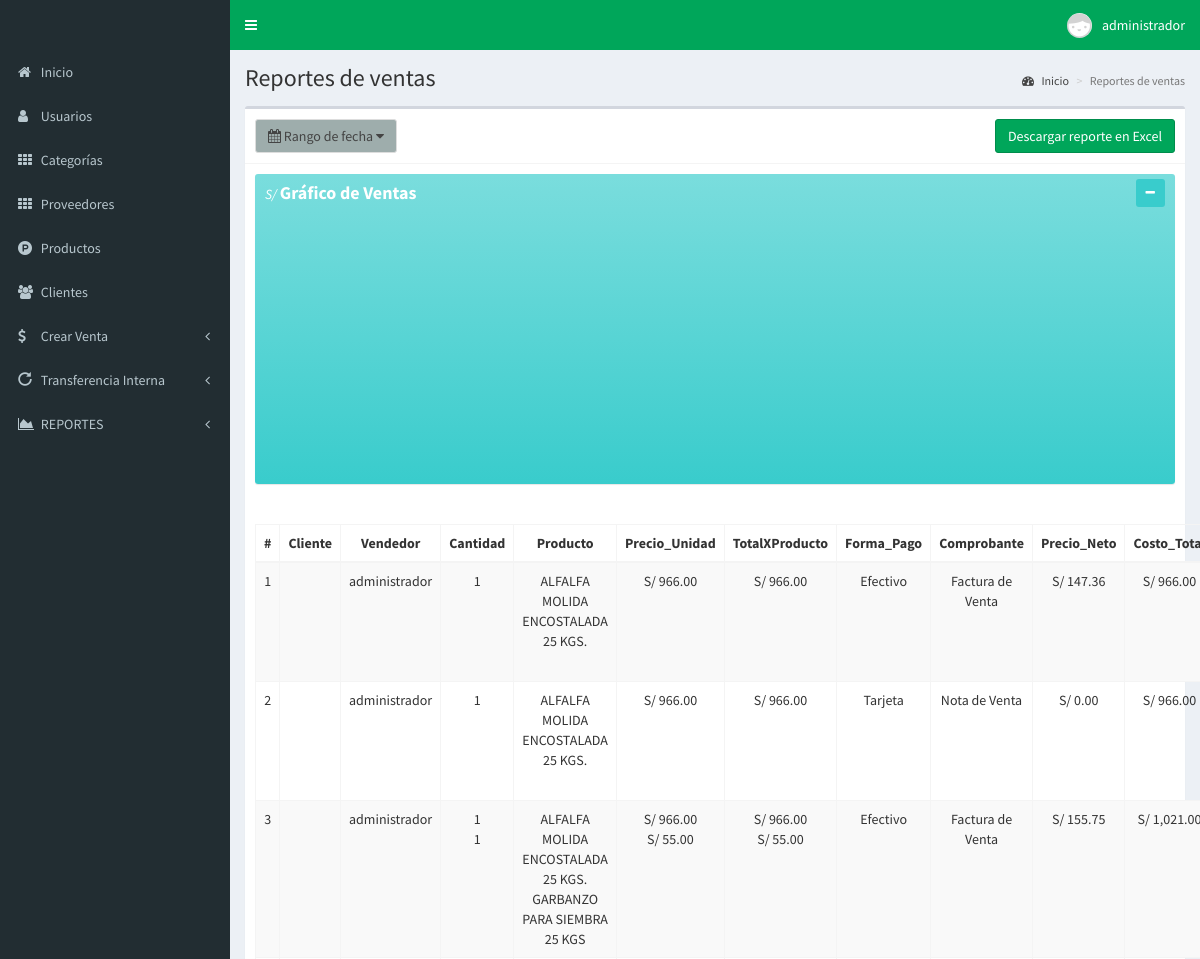
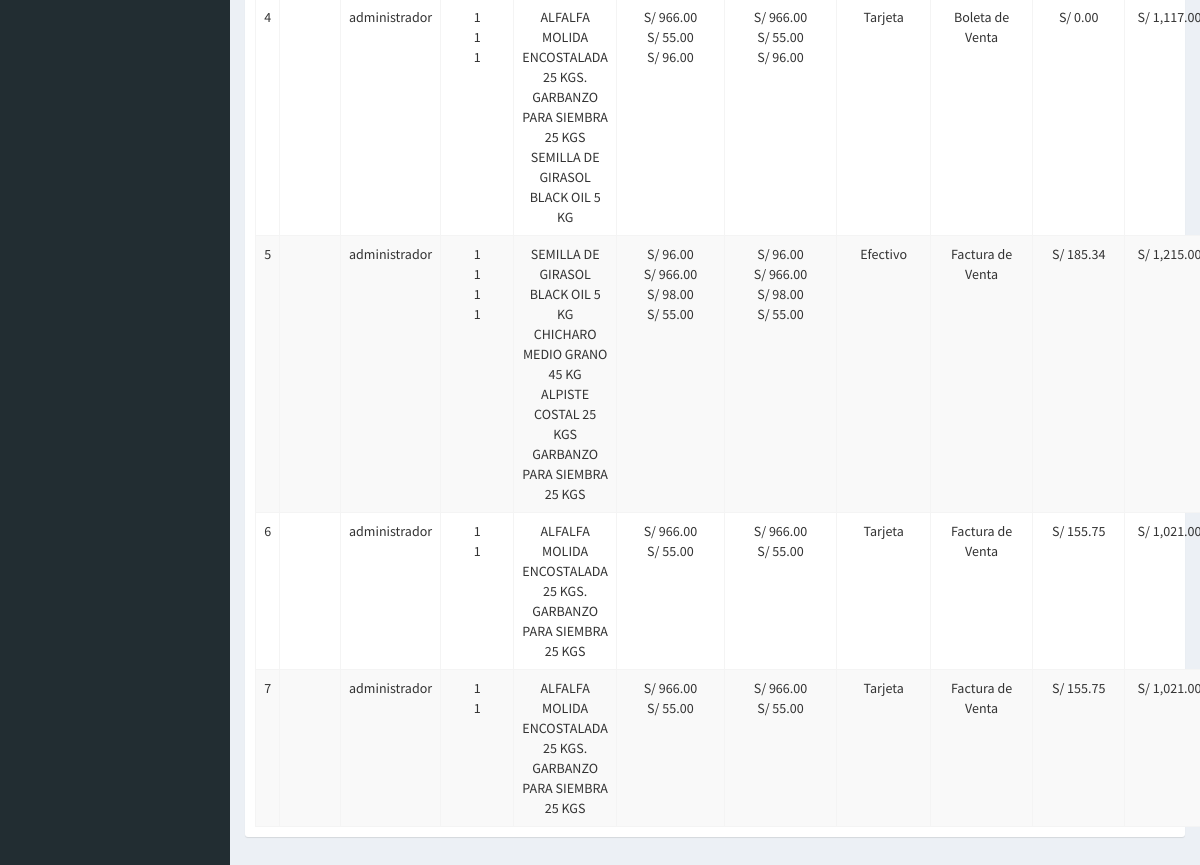
The app's page /reportes (signed in) with its own data (2 pictures, top to bottom).
### tables this page shows
CREATE TABLE `ventas` (
  `id` int(11) NOT NULL,
  `codigo` char(50) NOT NULL COMMENT 'Numero de Comprobante',
  `id_cliente` int(11) NOT NULL COMMENT 'Cliente al que se le vende',
  `id_vendedor` int(11) NOT NULL COMMENT 'Vendedor',
  `productos` text NOT NULL COMMENT 'Productos vendidos',
  `impuesto` float NOT NULL COMMENT 'Subtotal',
  `neto` float NOT NULL COMMENT 'IGV',
  `total` float NOT NULL COMMENT 'Total a pagar',
  `metodo_pago` text NOT NULL COMMENT 'Metodo de Pago',
  `pagocon` float DEFAULT NULL COMMENT 'Con cuanto paga el cliente',
  `vuelto` float DEFAULT NULL COMMENT 'Devolucion al cliente',
  `codigoTransaccion` text DEFAULT NULL,
  `fecha` timestamp NOT NULL DEFAULT current_timestamp() COMMENT 'Fecha de la Venta',
  `estadoVenta` char(12) NOT NULL DEFAULT 'Vendido' COMMENT 'Vendido[Color Verde] o Anulado[Rojo]',
  `id_comprobante` int(11) NOT NULL COMMENT 'Tipo de Comprobante[Factura, Boleta y Nota de Venta]'
);

CREATE TABLE `usuarios` (
  `id` int(11) NOT NULL,
  `nombre` text NOT NULL,
  `usuario` text NOT NULL,
  `password` text NOT NULL,
  `perfil` text NOT NULL,
  `foto` text NOT NULL,
  `estado` int(11) NOT NULL,
  `ultimo_login` datetime NOT NULL,
  `idSucursal` int(11) NOT NULL,
  `fecha` timestamp NOT NULL DEFAULT current_timestamp() ON UPDATE current_timestamp()
);

CREATE TABLE `tipo_comprobante` (
  `id` int(11) NOT NULL,
  `comprobante` text NOT NULL
);

### controladores/plantilla.controlador.php (called while the page is built)
<?php
class ControladorPlantilla
{
  static public function ctrPlantilla()
  {
    include "vistas/plantilla.php";
  }
}

### index.php (called while the page is built, shortened)
<?php
require_once "controladores/plantilla.controlador.php";
require_once "controladores/usuarios.controlador.php";
require_once "controladores/ventas.controlador.php";
require_once "controladores/compras.controlador.php";
require_once "controladores/tipocomprobante.controlador.php";
require_once "controladores/proveedores.controlador.php";
require_once "modelos/usuarios.modelo.php";
require_once "modelos/ventas.modelo.php";
require_once "modelos/tipocomprobante.modelo.php";
$plantilla = new ControladorPlantilla();
$plantilla->ctrPlantilla();

### controladores/ventas.controlador.php (called while the page is built, shortened)
<?php
class ControladorVentas
{
  static public function ctrMostrarVentas($item, $valor)
  {
    $tabla = "ventas";
    $respuesta = ModeloVentas::mdlMostrarVentas($tabla, $item, $valor);
    return $respuesta;
  }
}

### modelos/conexion.php (called while the page is built)
<?php
class Conexion
{
  static public function conectar()
  {
    try {
      $link = new PDO(
        "mysql:host=localhost;dbname=pos_venta",
        "root",
        "");
      $link->exec("set names utf8");
      return $link;
    } catch (PDOException $e) {
      echo '<br>
				<div class="alert alert-danger">Error en Conexion a Base de Datos. Consultar con el Admin del Sistema</div>';
      die();
    }
  }
}

### modelos/ventas.modelo.php (called while the page is built, shortened)
<?php
require_once "conexion.php";
class ModeloVentas
{
  static public function mdlMostrarVentas($tabla, $item, $valor)
  {
    if ($item != null) {
      $stmt = Conexion::conectar()->prepare("SELECT * FROM $tabla WHERE $item = :$item ORDER BY id ASC");
      $stmt->bindParam(":" . $item, $valor, PDO::PARAM_STR);
      $stmt->execute();
      return $stmt->fetchAll();
    } else {
      $stmt = Conexion::conectar()->prepare("SELECT *,DATE_FORMAT(fecha, '%d/%m/%Y') AS fecha FROM $tabla");
      $stmt->execute();
      return $stmt->fetchAll();
    }
  }
}

### controladores/usuarios.controlador.php (called while the page is built, shortened)
<?php
class ControladorUsuarios
{
  static public function ctrMostrarUsuarios($item, $valor)
  {
    $tabla = "usuarios";
    $respuesta = ModeloUsuarios::MdlMostrarUsuarios($tabla, $item, $valor);
    return $respuesta;
  }
}

### modelos/usuarios.modelo.php (called while the page is built, shortened)
<?php
require_once "conexion.php";
class ModeloUsuarios
{
  static public function mdlMostrarUsuarios($tabla, $item, $valor)
  {
    if ($item != null) {
      $stmt = Conexion::conectar()->prepare("SELECT * FROM $tabla WHERE $item = :$item");
      $stmt->bindParam(":" . $item, $valor, PDO::PARAM_STR);
      $stmt->execute();
      return $stmt->fetch();
    } else {
      $stmt = Conexion::conectar()->prepare("SELECT *, DATE_FORMAT(ultimo_login, '%d/%m/%Y') AS ultimo_login FROM $tabla");
      $stmt->execute();
      return $stmt->fetchAll();
    }
  }
}

### controladores/tipocomprobante.controlador.php (called while the page is built)
<?php
class ControladorComprobante
{
  static public function ctrMostraTipo($item, $valor)
  {
    $tabla = "tipo_comprobante";
    $respuesta = ModeloTipo::mdlMostrarComprobante($tabla, $item, $valor);
    return $respuesta;
  }
}

### modelos/tipocomprobante.modelo.php (called while the page is built, shortened)
<?php
require_once "conexion.php";
class ModeloTipo
{
  static public function mdlMostrarComprobante($tabla, $item, $valor)
  {
    if ($item != null) {
      $stmt = Conexion::conectar()->prepare("SELECT * FROM $tabla WHERE $item = :$item");
      $stmt->bindParam(":" . $item, $valor, PDO::PARAM_STR);
      $stmt->execute();
      return $stmt->fetch();
    } else {
      $stmt = Conexion::conectar()->prepare("SELECT * FROM $tabla");
      $stmt->execute();
      return $stmt->fetchAll();
    }
  }
}

### vistas/modulos/reportes.php (the view, shortened to what this page needs)
<div class="content-wrapper">
  <section class="content-header">
    <h1>Reportes de ventas</h1>
    <ol class="breadcrumb">
      <li><a href="inicio"><i class="fa fa-dashboard"></i> Inicio</a></li>
      <li class="active">Reportes de ventas</li>
    </ol>
  </section>
  <section class="content">
    <div class="box">
      <div class="box-header with-border">
        <div class="input-group">
          <button type="button" class="btn btn-default" id="daterange-btn2">
            <span>
              <i class="fa fa-calendar"></i>
              <?php
                if(isset($_GET["fechaInicial"])){
                  echo $_GET["fechaInicial"]." - ".$_GET["fechaFinal"];
                }else{
                  echo 'Rango de fecha';
                }
              ?>
            </span>
            <i class="fa fa-caret-down"></i>
          </button>
        </div>
        <div class="box-tools pull-right">
        <?php
        if(isset($_GET["fechaInicial"])){
          echo '<a href="vistas/modulos/descargar-reporte.php?reporte=reporte&fechaInicial='.$_GET["fechaInicial"].'&fechaFinal='.$_GET["fechaFinal"].'">';
        }else{
           echo '<a href="vistas/modulos/descargar-reporte.php?reporte=reporte">';
        }
        ?>
           <button class="btn btn-success" style="margin-top:5px">Descargar reporte en Excel</button>
          </a>
        </div>
      </div>
      <div class="box-body">
        <div class="row">
          <div class="col-xs-12">
            <?php
            include "reportes/grafico-ventas.php";
            ?>
          </div>
        </div>
      </div>
      <div class="box-body">
      <table class="table table-bordered table-striped dt-responsive tablas text-center" width="100%">
        <thead>
          <tr>
            <th style="width:10px">#</th>
            <th>Cliente</th>
            <th>Vendedor</th>
            <th>Cantidad</th>
            <th>Producto</th>
            <th>Precio_Unidad</th>
            <th>TotalXProducto</th>
            <th>Forma_Pago</th>
            <th>Comprobante</th>
            <th>Precio_Neto</th>
            <th>Costo_Total</th>
          </tr>
        </thead>
        <tbody>
          <?php
          $item = null;
          $valor = null;
          $idUsuario = null;
          $respuesta = ControladorVentas::ctrMostrarVentas($item, $valor, $idUsuario);
          foreach ($respuesta as $key => $value) {
            echo '<tr>
                  <td>' . ($key + 1) . '</td>';
            $itemCliente = "id";
            $valorCliente = $value["id_cliente"];
            $respuestaCliente = ControladorClientes::ctrMostrarClientes($itemCliente, $valorCliente);
            echo '<td>' . $respuestaCliente["nombre"] . '</td>';
            $itemUsuario = "id";
            $valorUsuario = $value["id_vendedor"];
            $respuestaUsuario = ControladorUsuarios::ctrMostrarUsuarios($itemUsuario, $valorUsuario);
            echo '<td>' . $respuestaUsuario["nombre"] . '</td><td>';
            $productos =  json_decode($value["productos"], true);
            foreach ($productos as $key => $valueProductos) {
              echo ($valueProductos["cantidad"] . '<br>');
            }
            echo '</td><td>';
            $productos = json_decode($value["productos"], true);
            foreach ($productos as $key2 => $value2) {
              echo $value2["descripcion"] . '<br>';
            }
            echo '</td>';
            echo '</td><td>';
            $productos = json_decode($value["productos"], true);
            foreach ($productos as $key2 => $value2) {
              echo "S/ " . number_format($value2["precio"], 2) . "<br>";
            }
            echo '</td>';
            echo '</td><td>';
            $productos = json_decode($value["productos"], true);
            foreach ($productos as $key2 => $value2) {
              echo "S/ " . number_format($value2["total"], 2) . "<br>";
            }
            echo '</td>';
            echo '</td><td>' . $value["metodo_pago"] . '</td></td>';
            $itemComp = "id";
            $valorComp = $value["id_comprobante"];
            $respuestaComp = ControladorComprobante::ctrMostraTipo($itemComp, $valorComp);
            echo '<td>' . $respuestaComp["comprobante"] . '</td>';
            echo '</td><td>S/ ' . number_format($value["neto"], 2) . '</td>
                  <td>S/ ' . number_format($value["total"], 2) . '</td>
                  <td>' . $value["fecha"] . '</td>
                  <td>
                     <div class="btn-group">
                          <button class="btn btn-success btnImprimirFactura" codigoVenta="' . $value["codigo"] . '">
                            <i class="fa fa-print"></i>
                          </button>';
            echo '</div>
                      </td>
                    </tr>';
          }
          ?>
        </tbody>
      </table>
    </div>
</div>
</section>
</div>

### records on screen
ventas: usuarios.nombre "administrador", cantidad "1", descripcion "ALFALFA MOLIDA ENCOSTALADA 25 KGS.", precio "966.00", total "966.00", metodo_pago "Efectivo", tipo_comprobante.comprobante "Factura de Venta", neto "147.36"
ventas: usuarios.nombre "administrador", cantidad "1", descripcion "ALFALFA MOLIDA ENCOSTALADA 25 KGS.", precio "966.00", total "966.00", metodo_pago "Tarjeta", tipo_comprobante.comprobante "Nota de Venta", neto "0.00"
ventas: usuarios.nombre "administrador", cantidad "1", descripcion "ALFALFA MOLIDA ENCOSTALADA 25 KGS.", descripcion "GARBANZO PARA SIEMBRA 25 KGS", precio "966.00", precio "55.00", total "966.00", total "55.00", metodo_pago "Efectivo", tipo_comprobante.comprobante "Factura de Venta", neto "155.75", total "1,021.00"
ventas: usuarios.nombre "administrador", cantidad "1", descripcion "ALFALFA MOLIDA ENCOSTALADA 25 KGS.", descripcion "GARBANZO PARA SIEMBRA 25 KGS", descripcion "SEMILLA DE GIRASOL BLACK OIL 5 KG", precio "966.00", precio "55.00", precio "96.00", total "966.00", total "55.00", total "96.00", metodo_pago "Tarjeta", tipo_comprobante.comprobante "Boleta de Venta", neto "0.00", total "1,117.00"
ventas: usuarios.nombre "administrador", cantidad "1", descripcion "SEMILLA DE GIRASOL BLACK OIL 5 KG", descripcion "CHICHARO MEDIO GRANO 45 KG", descripcion "ALPISTE COSTAL 25 KGS", descripcion "GARBANZO PARA SIEMBRA 25 KGS", precio "96.00", precio "966.00", precio "98.00", precio "55.00", total "96.00", total "966.00", total "98.00", total "55.00", metodo_pago "Efectivo", tipo_comprobante.comprobante "Factura de Venta", neto "185.34", total "1,215.00"
ventas: usuarios.nombre "administrador", cantidad "1", descripcion "ALFALFA MOLIDA ENCOSTALADA 25 KGS.", descripcion "GARBANZO PARA SIEMBRA 25 KGS", precio "966.00", precio "55.00", total "966.00", total "55.00", metodo_pago "Tarjeta", tipo_comprobante.comprobante "Factura de Venta", neto "155.75", total "1,021.00"
ventas: usuarios.nombre "administrador", cantidad "1", descripcion "ALFALFA MOLIDA ENCOSTALADA 25 KGS.", descripcion "GARBANZO PARA SIEMBRA 25 KGS", precio "966.00", precio "55.00", total "966.00", total "55.00", metodo_pago "Tarjeta", tipo_comprobante.comprobante "Factura de Venta", neto "155.75", total "1,021.00"

### other values on screen
$_SESSION["nombre"] "administrador"
